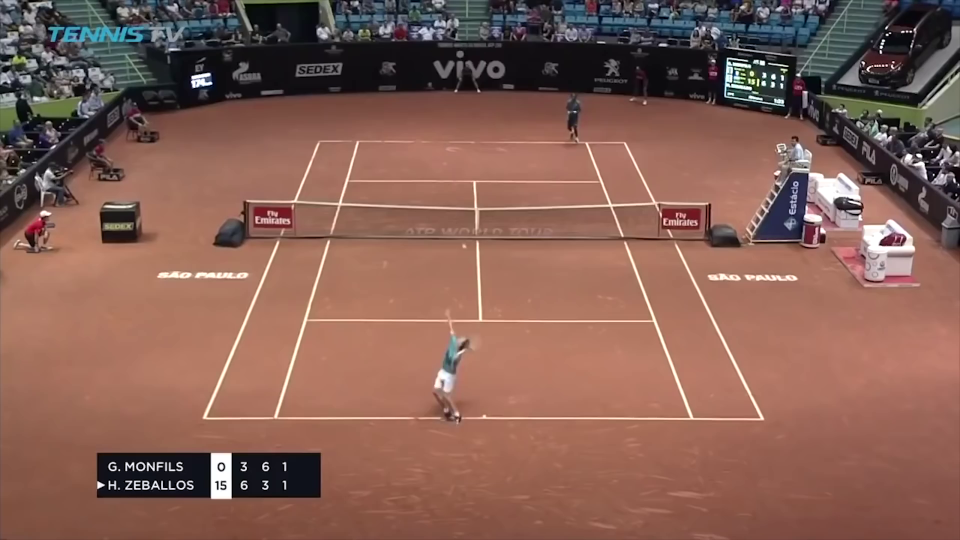
#> input picture data/imgs/orig.png, 1920 x 1080 px (shown at 1/2 size)
$ python -i box.py   (imports and definitions only)
#> lines starting #> are read from the running program, lines starting #| are printed output that depends on the picture; after the words box and inside, x2 and y2 are one past the last pixel; in counts of white or black regions, pixels touching at a corner belong together
from dataclasses import dataclass
from typing import List, Tuple

import cv2
import numpy as np
from skimage import measure


@dataclass
class Box:
    x_min: int
    y_min: int
    x_max: int
    y_max: int

    def __lt__(self, other) -> bool:
        return self.area < other.area

    def apply(self, img: np.ndarray):
        return img[self.y_min : self.y_max, self.x_min : self.x_max]

    @property
    def width(self):
        return self.x_max - self.x_min

    @property
    def height(self):
        return self.y_max - self.y_min

    @property
    def area(self):
        return self.width * self.height

    @property
    def is_valid(self):
        if 250 < self.width and 50 < self.height:
            return True
        return False

    def draw(self, img: np.ndarray):
        out_img = img.copy()
        cv2.rectangle(out_img, (self.x_min, self.y_min), (self.x_max, self.y_max), (255, 0, 0), 10)
        return out_img

    def iou(self, other) -> float:
        # determine the (x, y)-coordinates of the intersection rectangle
        xA = max(self.x_min, other.x_min)
        yA = max(self.y_min, other.y_min)
        xB = min(self.x_max, other.x_max)
        yB = min(self.y_max, other.y_max)

        # compute the area of intersection rectangle
        interArea = abs(max((xB - xA, 0)) * max((yB - yA), 0))
        if interArea == 0:
            return 0

        # compute the intersection over union by taking the intersection
        # area and dividing it by the sum of prediction + ground-truth
        # areas - the interesection area
        iou = interArea / float(self.area + other.area - interArea)

        # return the intersection over union value
        return iou


def get_box_coords_from_contours(contour: List[List[Tuple[int, int]]]) -> Tuple[int, int, int, int]:
    ((x, y), (width, height), angle_of_rotation) = cv2.minAreaRect(contour)
    # Get box
    if height > width:
        height, width = width, height
    x_min = x - width // 2
    x_max = x_min + width
    y_min = y - height // 2
    y_max = y_min + height

    return x_min, y_min, x_max, y_max


def get_channel_thr_bbox(
    area_to_search: np.ndarray,
    h_added: int,
    value_thr: int,
    channel_idx: int,
    inverse: bool = False,
    area_thr: int = 100,
) -> Box:
    # Get some channel
    channel_img = cv2.cvtColor(area_to_search, cv2.COLOR_RGB2HSV)[:, :, channel_idx]
    if inverse:
        channel_img = 255 - channel_img

    # This may not work for all of the images
    # CAREFUL: check with all images
    gray = ((channel_img > value_thr) * 255).astype(np.uint8)

    # Leave only large connected components
    labeled = measure.label(gray)
    props = measure.regionprops(labeled)
    for prop in props:
        if prop.area < area_thr:
            labeled[labeled == prop.label] = 0
    gray = (labeled > 0).astype(np.uint8)

    # Make morphology closing ang opening
    kernel = np.ones((50, 50), dtype=np.uint8)
    gray = cv2.morphologyEx(gray, cv2.MORPH_CLOSE, kernel)
    gray = cv2.morphologyEx(gray, cv2.MORPH_OPEN, kernel)
    gray = np.expand_dims(gray, 2)

    # Find all contours on image
    contours, _ = cv2.findContours(gray, cv2.RETR_TREE, cv2.CHAIN_APPROX_SIMPLE)

    # Find max area bounding box
    max_area = 0
    max_box = Box(0, 0, 0, 0)
    for contour in contours:
        x_min, y_min, x_max, y_max = get_box_coords_from_contours(contour)
        box = Box(*map(int, [x_min, y_min + h_added, x_max, y_max + h_added]))
        if box.area > max_area and box.is_valid:
            max_area = box.area
            max_box = box

    return max_box


def get_score_bbox(image: np.ndarray, cut_corner: bool = True) -> Box:
    # Search box in bottom left area
#> called with cut_corner = True
    im_h, im_w = image.shape[:2]
#> im_h = 1080; im_w = 1920
    if cut_corner:
        h_added = int(im_h * 0.8)
#> h_added = 864
        area_to_search = image[h_added:, : int(im_w * 0.4)]
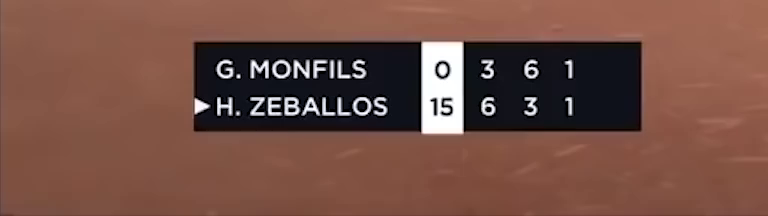
#> area_to_search: shape (216, 768, 3); mean R, G, B 116.2, 79.2, 68.5
    else:
        h_added = 0
        area_to_search = image.copy()

    boxes = []
    for value_thr, channel_idx, inverse in zip([100, 210], [0, 2], [False, True]):
        box = get_channel_thr_bbox(
            area_to_search, h_added=h_added, value_thr=value_thr, channel_idx=channel_idx, inverse=inverse
        )
        if box.is_valid:
            boxes.append(box)
#> this loop made 2 passes
#> pass 1, in get_channel_thr_bbox, `channel_img = cv2.cvtColor(area_to_search, cv2.COLOR_RGB2HSV)[:, :, ch..`:
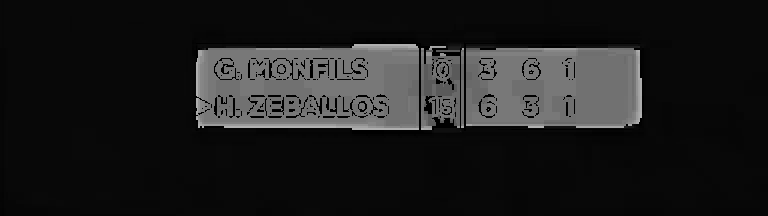
#> channel_img: shape (216, 768); min 0, max 179, mean 29.2
#> pass 1, in get_channel_thr_bbox, `gray = ((channel_img > value_thr) * 255).astype(np.uint8)`:
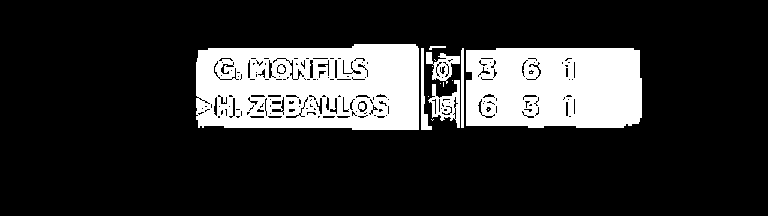
#> gray: shape (216, 768); 18.8% white; 17 white regions (10 under 20 px), largest, box (x1, y1, x2, y2) and area: (196, 44, 419, 130) 16322, (466, 48, 642, 128) 13108, (428, 80, 460, 128) 681
#> pass 1, in get_channel_thr_bbox, `labeled = measure.label(gray)`:
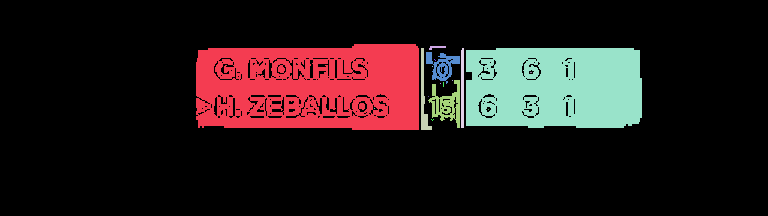
#> labeled: shape (216, 768) int64; 18 distinct labels, from 0 to 17; one colour per label, 0 black
#> after the loop, boxes = 2 items

    if boxes:
        box = min(boxes)

    return box

>>> import cv2
>>> picture = cv2.cvtColor(cv2.imread('../../data/imgs/orig.png'), cv2.COLOR_BGR2RGB)
>>> result = get_score_bbox(picture)
